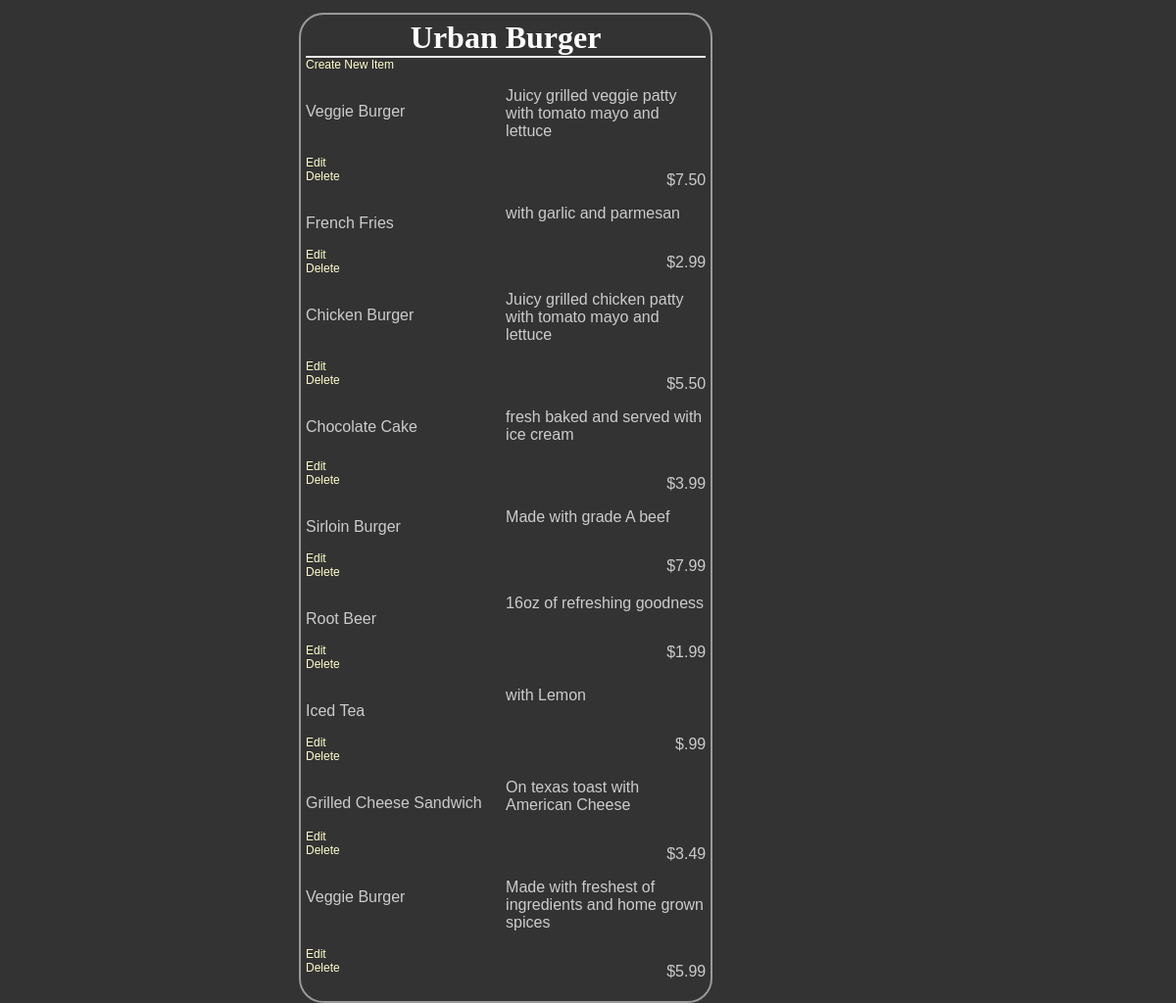
The app's page /restaurants/1/menu, older data.
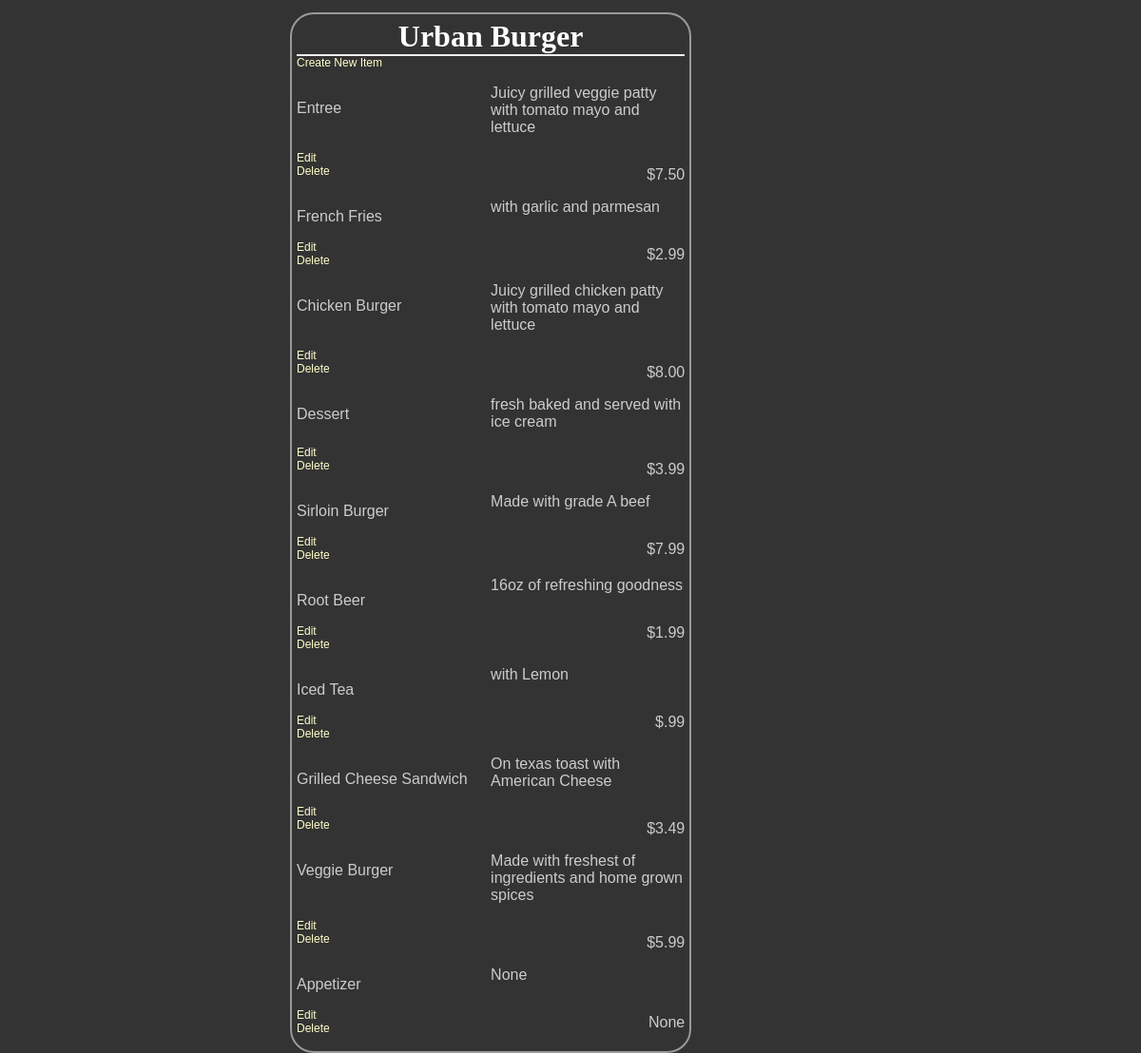
The same page, newer data.
### database_setup.py (models this page shows)
class Restaurant(Base):
    __tablename__ = 'restaurant'
    name = Column(String(250), nullable=False)
    id = Column(Integer, primary_key=True)
    print __tablename__

class MenuItem(Base):
    __tablename__ = 'menu_item'
    name = Column(String(80), nullable=False)
    id = Column(Integer, primary_key=True)
    course = Column(String(250))
    description = Column(String(250))
    price = Column(String(8))
    restaurant_id = Column(Integer, ForeignKey('restaurant.id'))
    restaurant = relationship(Restaurant)

### project2.py (the view)
@app.route('/')
@app.route('/restaurants/<int:restaurant_id>/menu')
def restaurantMenu(restaurant_id):
    restaurant = session.query(Restaurant).filter_by(id=restaurant_id).one()
    items = session.query(MenuItem).filter_by(restaurant_id=restaurant.id)
    """
    output = ''
    for i in items:
        output += i.name
        output += '</br>'
        output += i.price
        output += '</br>'
        output += i.description
        output += '</br>'
        output += '</br>'
    return output
    """
    return render_template(
        'menu.html',
        restaurant=restaurant,
        items=items,
        restaurant_id=restaurant_id)

### templates/menu.html (shortened to what this page needs)
<html>
<head>
	<link rel=stylesheet type=text/css href="{{ url_for('static', filename='styles.css') }}">
</head>
<body>
<div class='pane'>
  <div class='header'>
    <h1>{{restaurant.name}}</h1>
  </div>
  <a href='{{url_for('newMenuItem', restaurant_id = restaurant.id) }}'>Create New Item</a>
  {% for i in items %}
  <div class = 'nameAndPrice'>
    <span class='name'><p>{{i.name}}</p></span>
    <span class='description'><p>{{i.description}}</p></span>
    <span class='price'><p> {{i.price}} </p></span>
    <div class='editdeletepane'>
      <a href='{{url_for('editMenuItem', restaurant_id = restaurant.id, menu_id = i.id) }}'>Edit</a>
    <a href = '{{url_for('deleteMenuItem', restaurant_id = restaurant.id, menu_id = i.id ) }}'>Delete</a>
    </div>
    {% endfor %}
  </div>
</div>
</body>
</html>

### static/styles.css (style rules this page uses)
body { font-family: sans-serif; background-image: url('img3.jpg'); background-color: #333333 }
h1, h2, h3, h4 { color: #FFFFFF; }
h1, h2 { font-family: 'Georgia', serif; margin: 0; }
h1 { border-bottom: 2px solid #eee; }
p, dd, dt { color: #CCCCCC; }
a { text-decoration: none; color:#FFFFCC; font-size: .75em; }
.pane { position:absolute; left: 25%; border: 2px solid; border-radius: 25px; padding: 5px; margin: 5px; border-color: #999999; background-color: #333333 }
.header { left:50%; text-align: center; }
.name { width:50%;display: inline-block; float: left; }
.price { text-align: right; width:50%; float: right; }

Row changes from the older to the newer data that the page shows:
changed MenuItem "Juicy grilled veggie patty with tomato mayo and lettuce": name "Veggie Burger" → "Entree"
changed MenuItem "Chicken Burger": price "$5.50" → "$8.00"
changed MenuItem "fresh baked and served with ice cream": name "Chocolate Cake" → "Dessert"
added MenuItem: name "Appetizer", description "None", price "None"
